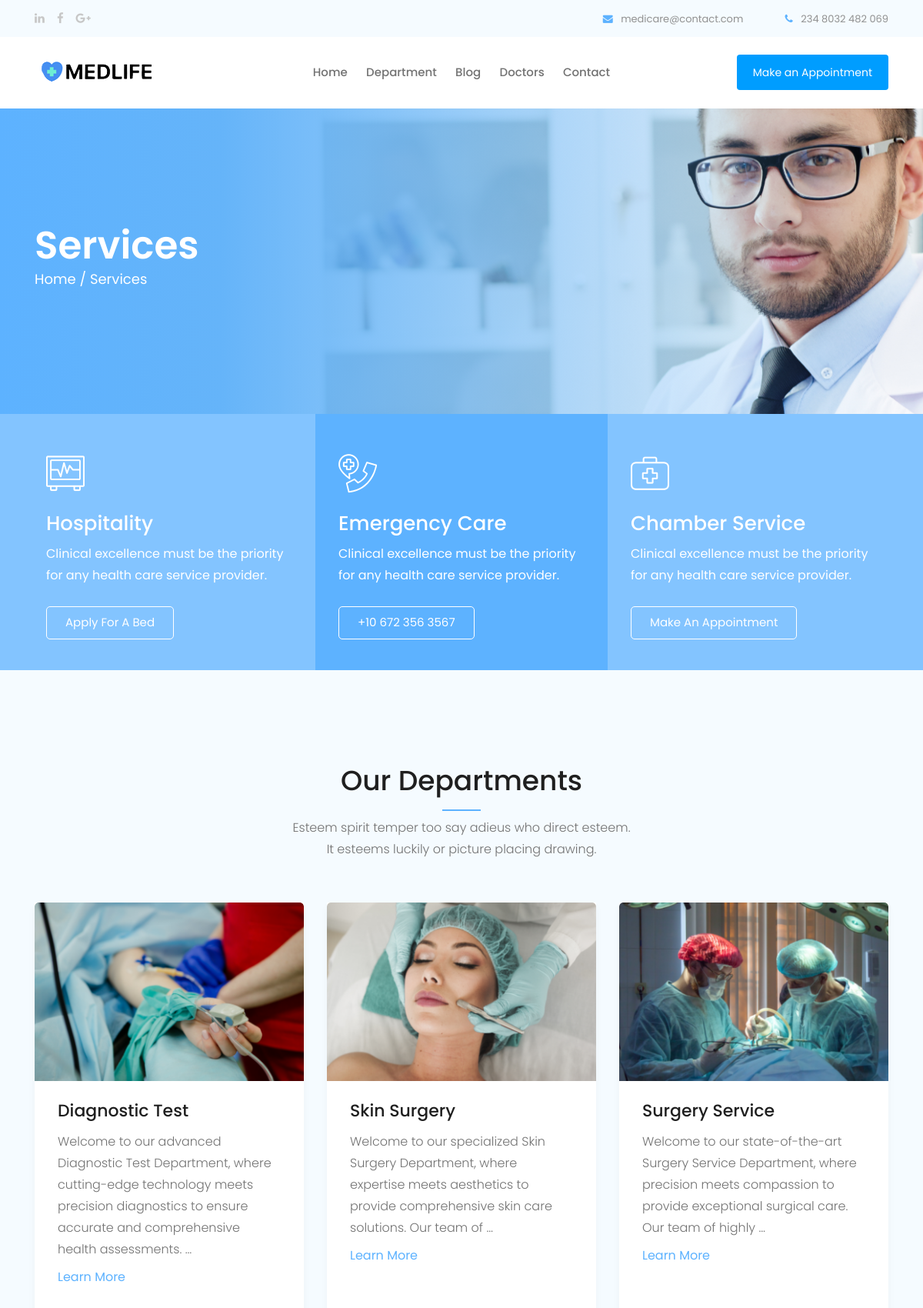
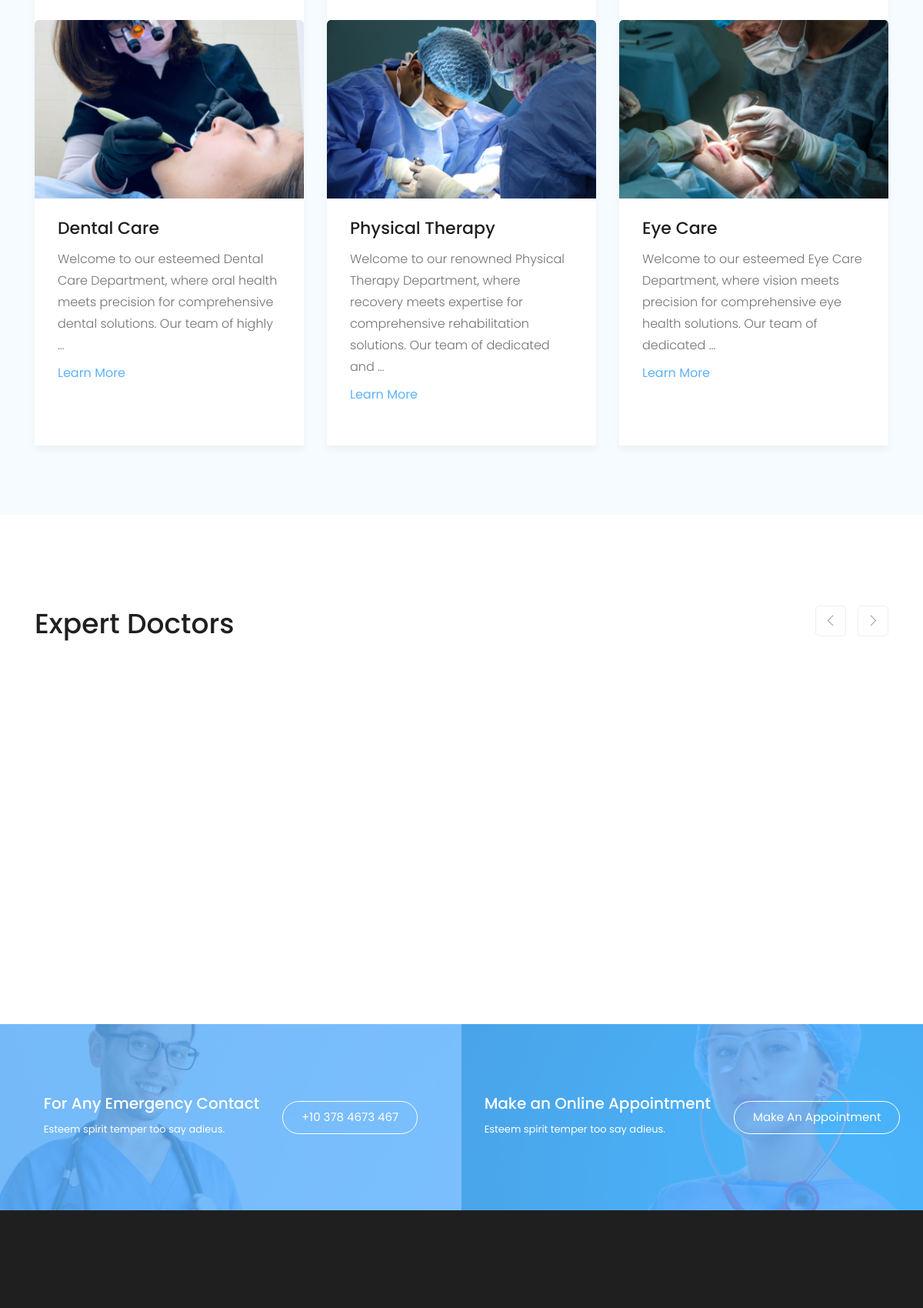
Screenshot of /department (upper part) with the database file from the repository (2 pictures, top to bottom).
### app/models.py (models this page shows, shortened)
class Department(models.Model):
    image = models.ImageField(upload_to='department-images')
    name = models.CharField(max_length=255)
    slug = models.SlugField(max_length=255, unique=True, null= True, blank=True)
    description = RichTextField()

class Doctor(models.Model):
    image = models.ImageField(upload_to='doctor-images')
    name = models.CharField(max_length=255)
    specialty = models.ForeignKey(Specialty, on_delete=models.CASCADE)
    department = models.ForeignKey(Department, on_delete=models.CASCADE)
    email = models.EmailField()
    is_available = models.BooleanField(default=True)

### app/views.py (the view)
# urls.py: path('department', views.department, name='department'),
def department(request):
    return handle_form_submission(request, 'Department.html','department')

### app/models.py (called while the page is built)
    def __str__(self):
        return self.name

### app/templates/Department.html (shortened to what this page needs)
{% extends 'base.html' %}
{% load static %}
{% block content %}
    <div class="bradcam_area breadcam_bg bradcam_overlay">
        <div class="container">
            <div class="row">
                <div class="col-xl-12">
                    <div class="bradcam_text">
                        <h3>Services</h3>
                        <p><a href="{% url 'home' %}">Home /</a> Services</p>
                    </div>
                </div>
            </div>
        </div>
    </div>
    <div class="service_area">
        <div class="container p-0">
            <div class="row no-gutters">
                <div class="col-xl-4 col-md-4">
                    <div class="single_service">
                        <div class="icon">
                            <i class="flaticon-electrocardiogram"></i>
                        </div>
                        <h3>Hospitality</h3>
                        <p>Clinical excellence must be the priority for any health care service provider.</p>
                        <a href="#" class="boxed-btn3-white">Apply For a Bed</a>
                    </div>
                </div>
                <div class="col-xl-4 col-md-4">
                    <div class="single_service">
                        <div class="icon">
                            <i class="flaticon-emergency-call"></i>
                        </div>
                        <h3>Emergency Care</h3>
                        <p>Clinical excellence must be the priority for any health care service provider.</p>
                        <a href="#" class="boxed-btn3-white">+10 672 356 3567</a>
                    </div>
                </div>
                <div class="col-xl-4 col-md-4">
                    <div class="single_service">
                        <div class="icon">
                            <i class="flaticon-first-aid-kit"></i>
                        </div>
                        <h3>Chamber Service</h3>
                        <p>Clinical excellence must be the priority for any health care service provider.</p>
                        <a href="#test-form" class="boxed-btn3-white popup-with-form">Make an Appointment</a>
                    </div>
                </div>
            </div>
        </div>
    </div>
   <div class="our_department_area">
    <div class="container">
        <div class="row">
            <div class="col-xl-12">
                <div class="section_title text-center mb-55">
                    <h3>Our Departments</h3>
                    <p>Esteem spirit temper too say adieus who direct esteem. <br>
                        It esteems luckily or picture placing drawing. </p>
                </div>
            </div>
        </div>
        <div class="row">
            {% if departments %}
            {% for department in departments %}
                <div class="col-xl-4 col-md-6 col-lg-4">
                    <div class="single_department h-100">
                        <div class="department_thumb">
                            <img src="{{ department.image.url }}" alt="">
                        </div>
                        <div class="department_content">
                            <h3><a href="{% url 'single_department' department.slug %}">{{ department.name }}</a></h3>
                            <p>{{ department.description|truncatewords:20|safe }}</p>
                            <a href="{% url 'single_department' department.slug %}" class="learn_more">Learn More</a>
                        </div>
                    </div>
                </div>
            {% endfor %}
            {% endif %}
        </div>
    </div>
    </div>
    <div class="expert_doctors_area">
        <div class="container">
            <div class="row">
                <div class="col-xl-12">
                    <div class="doctors_title mb-55">
                        <h3>Expert Doctors</h3>
                    </div>
                </div>
            </div>
            <div class="row">
                <div class="col-xl-12">
                    <div class="expert_active owl-carousel">
                        {% if doctors %}
                            {% for doctor in doctors %}
                                <div class="single_expert">
                                    <div class="expert_thumb">
                                        <img src="{{ doctor.image.url }}" alt="">
                                    </div>
                                    <div class="experts_name text-center">
                                        <h3>{{ doctor.name }}</h3>
                                        <span>{{ doctor.specialty }}</span>
                                    </div>
                                </div>
                            {% endfor %}
                        {% endif %}
                    </div>
                </div>
            </div>
        </div>
    </div>
    <div class="Emergency_contact">
        <div class="conatiner-fluid p-0">
            <div class="row no-gutters">
                <div class="col-xl-6">
                    <div class="single_emergency d-flex align-items-center justify-content-center emergency_bg_1 overlay_skyblue">
                        <div class="info">
                            <h3>For Any Emergency Contact</h3>
                            <p>Esteem spirit temper too say adieus.</p>
                        </div>
                        <div class="info_button">
                            <a href="#" class="boxed-btn3-white">+10 378 4673 467</a>
                        </div>
                    </div>
                </div>
                <div class="col-xl-6">
                    <div class="single_emergency d-flex align-items-center justify-content-center emergency_bg_2 overlay_skyblue">
                        <div class="info">
                            <h3>Make an Online Appointment</h3>
                            <p>Esteem spirit temper too say adieus.</p>
                        </div>
                        <div class="info_button">
                            <a href="#test-form" class="boxed-btn3-white popup-with-form">Make an Appointment</a>
                        </div>
                    </div>
                </div>
            </div>
        </div>
    </div>
{% endblock %}

### rows the page displays
Department: image (picture), name "Diagnostic Test", description "Welcome to our advanced Diagnostic Test Department, where cutting-edge technology meets precision diagnostics to ensure accurate and comprehensive health assessments. …"
Department: image (picture), name "Skin Surgery", description "Welcome to our specialized Skin Surgery Department, where expertise meets aesthetics to provide comprehensive skin care solutions. Our team of …"
Department: image (picture), name "Surgery Service", description "Welcome to our state-of-the-art Surgery Service Department, where precision meets compassion to provide exceptional surgical care. Our team of highly …"
Department: image (picture), name "Dental Care", description "Welcome to our esteemed Dental Care Department, where oral health meets precision for comprehensive dental solutions. Our team of highly …"
Department: image (picture), name "Physical Therapy", description "Welcome to our renowned Physical Therapy Department, where recovery meets expertise for comprehensive rehabilitation solutions. Our team of dedicated and …"
Department: image (picture), name "Eye Care", description "Welcome to our esteemed Eye Care Department, where vision meets precision for comprehensive eye health solutions. Our team of dedicated …"
Doctor: image (picture)
Doctor: image (picture)
Doctor: image (picture)
Doctor: image (picture)
